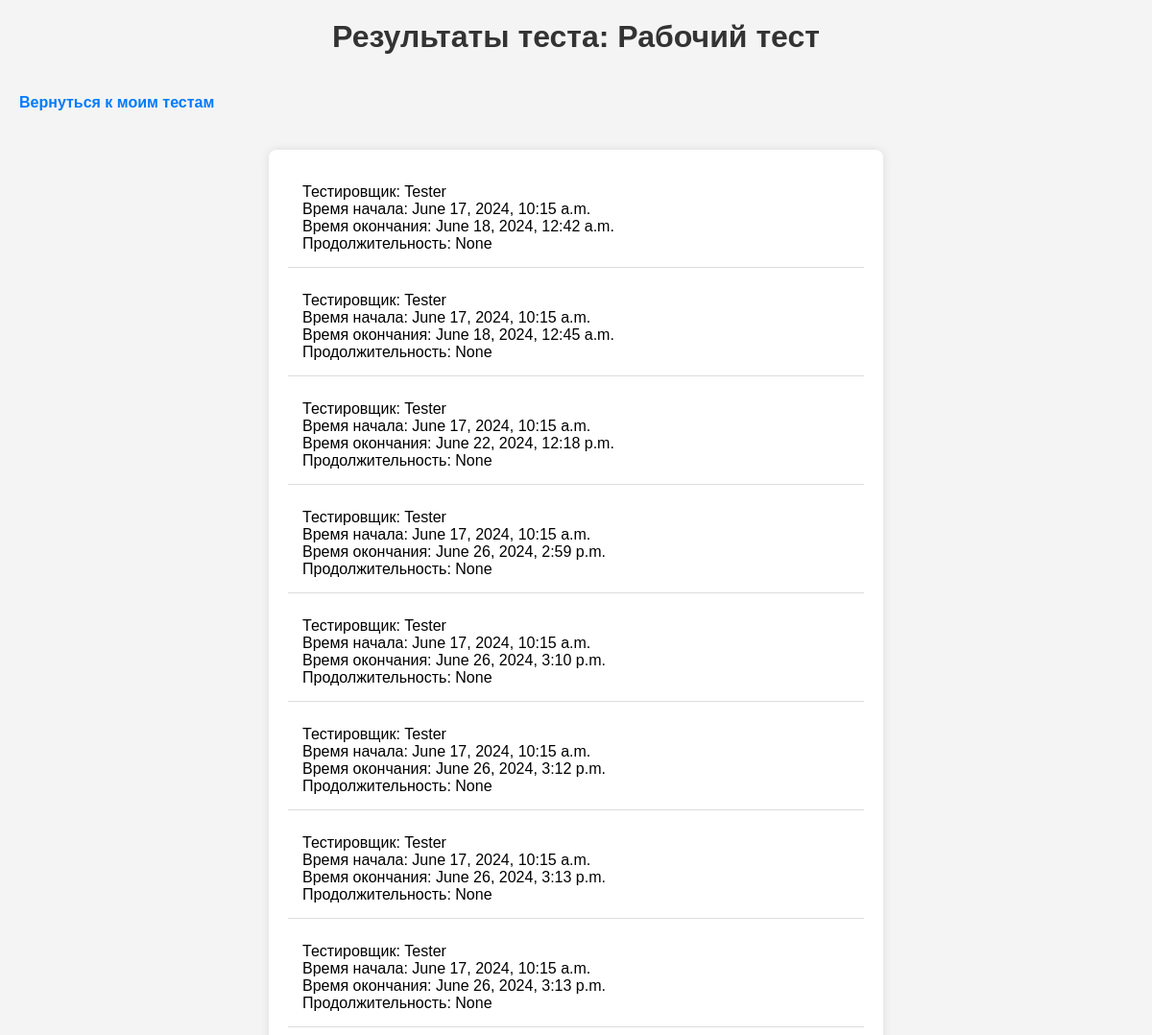
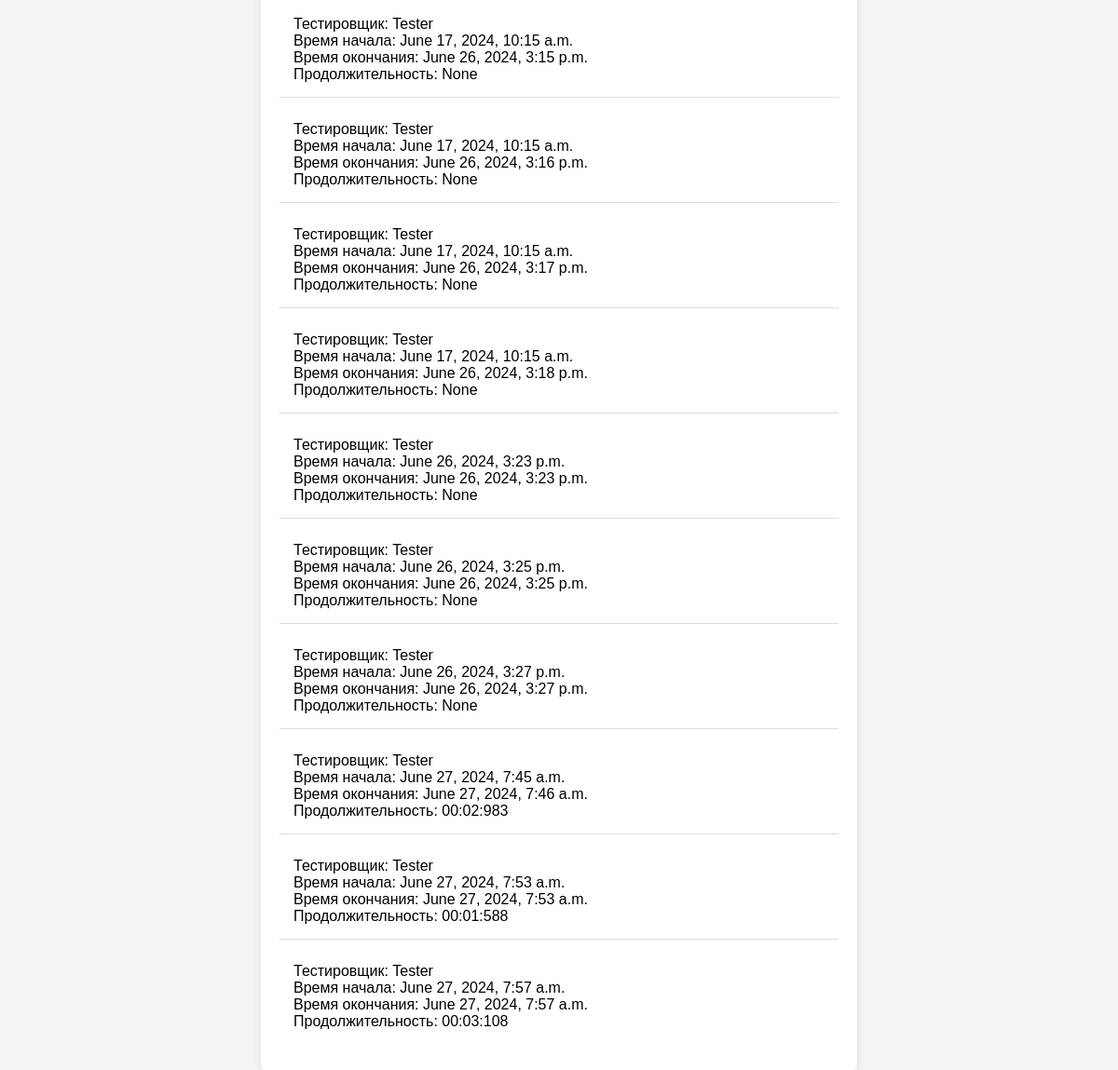
Screenshot of /test_results_detail/?test_id=1 (signed in) with the database file from the repository (2 pictures, top to bottom).
### users/models.py (models this page shows, shortened)
class Test(models.Model):
    user = models.ForeignKey(User, on_delete=models.CASCADE)
    testers = models.ManyToManyField(User, related_name='assigned_tests')
    created_at = models.DateTimeField(auto_now_add=True)
    name = models.CharField(max_length=255, default='Unnamed Test')

class TestResult(models.Model):
    test = models.ForeignKey(Test, on_delete=models.CASCADE, related_name='test_results')
    tester = models.ForeignKey(User, on_delete=models.CASCADE, related_name='test_results')
    start = models.DateTimeField()
    end = models.DateTimeField()
    duration = models.CharField(max_length=12, blank=True, null=True)  # MM:SS:ms

class CustomUser(AbstractUser):
    ROLE_CHOICES = (
        ('author', 'Автор'),
        ('tester', 'Тестировщик'),
    )
    role = models.CharField(max_length=10, choices=ROLE_CHOICES)

### users/views.py (the view)
# urls.py: path('test_results_detail/', views.test_results_detail, name='test_results_detail'),
@login_required
def test_results_detail(request):
    test = get_object_or_404(Test, id=request.GET.get('test_id'))
    if test.user.id == request.user.id:
        test_results = TestResult.objects.filter(test=test)
    else:
        test_results = TestResult.objects.filter(test=test, tester=request.user.id)
    context = {
        'test': test,
        'test_results': test_results
    }
    return render(request, 'tests/test_results_detail.html', context)

### users/templates/tests/test_results_detail.html (shortened to what this page needs)
<!DOCTYPE html>
<html lang="ru">
<head>
    {% load static %}
    <link rel="stylesheet" type="text/css" href="{% static 'styles/tests/test_results_detail.css' %}">
</head>
<body>
    <h1>Результаты теста: {{ test.name }}</h1>
    <a href="{% url 'my_tests' %}">Вернуться к моим тестам</a>
    <ul>
        {% for result in test_results %}
            <li>
                Тестировщик: {{ result.tester.username }} <br>
                Время начала: {{ result.start }} <br>
                Время окончания: {{ result.end }} <br>
                Продолжительность: {{ result.duration }} <br>
            </li>
        {% empty %}
                Тестировщик: Кто-то <br>
                Время начала: 00:00 <br>
                Время окончания: 00:05 <br>
        {% endfor %}
    </ul>
</body>
</html>

### users/static/styles/tests/test_results_detail.css (style rules this page uses)
body { font-family: Arial, sans-serif; background-color: #f4f4f4; margin: 0; padding: 0; }
h1 { color: #333; text-align: center; margin-top: 20px; }
a { display: inline-block; margin: 20px; color: #007BFF; text-decoration: none; font-weight: bold; }
ul { list-style: none; padding: 0; max-width: 600px; margin: 20px auto; background: #fff; padding: 20px; box-shadow: 0 0 10px rgba(0, 0, 0, 0.1); border-radius: 8px; }
li { background: #fff; padding: 15px; margin-bottom: 10px; border-bottom: 1px solid #ddd; }
li:last-child { border-bottom: none; }

### rows the page displays
Test: name "Рабочий тест"
TestResult: tester.username "Tester", start "June 17, 2024, 10:15 a.m.", end "June 18, 2024, 12:42 a.m.", duration "None"
TestResult: tester.username "Tester", start "June 17, 2024, 10:15 a.m.", end "June 18, 2024, 12:45 a.m.", duration "None"
TestResult: tester.username "Tester", start "June 17, 2024, 10:15 a.m.", end "June 22, 2024, 12:18 p.m.", duration "None"
TestResult: tester.username "Tester", start "June 17, 2024, 10:15 a.m.", end "June 26, 2024, 2:59 p.m.", duration "None"
TestResult: tester.username "Tester", start "June 17, 2024, 10:15 a.m.", end "June 26, 2024, 3:10 p.m.", duration "None"
TestResult: tester.username "Tester", start "June 17, 2024, 10:15 a.m.", end "June 26, 2024, 3:12 p.m.", duration "None"
TestResult: tester.username "Tester", start "June 17, 2024, 10:15 a.m.", end "June 26, 2024, 3:13 p.m.", duration "None"
TestResult: tester.username "Tester", start "June 17, 2024, 10:15 a.m.", end "June 26, 2024, 3:13 p.m.", duration "None"
TestResult: tester.username "Tester", start "June 17, 2024, 10:15 a.m.", end "June 26, 2024, 3:15 p.m.", duration "None"
TestResult: tester.username "Tester", start "June 17, 2024, 10:15 a.m.", end "June 26, 2024, 3:16 p.m.", duration "None"
TestResult: tester.username "Tester", start "June 17, 2024, 10:15 a.m.", end "June 26, 2024, 3:17 p.m.", duration "None"
TestResult: tester.username "Tester", start "June 17, 2024, 10:15 a.m.", end "June 26, 2024, 3:18 p.m.", duration "None"
TestResult: tester.username "Tester", start "June 26, 2024, 3:23 p.m.", end "June 26, 2024, 3:23 p.m.", duration "None"
TestResult: tester.username "Tester", start "June 26, 2024, 3:25 p.m.", end "June 26, 2024, 3:25 p.m.", duration "None"
TestResult: tester.username "Tester", start "June 26, 2024, 3:27 p.m.", end "June 26, 2024, 3:27 p.m.", duration "None"
TestResult: tester.username "Tester", start "June 27, 2024, 7:45 a.m.", end "June 27, 2024, 7:46 a.m.", duration "00:02:983"
TestResult: tester.username "Tester", start "June 27, 2024, 7:53 a.m.", end "June 27, 2024, 7:53 a.m.", duration "00:01:588"
TestResult: tester.username "Tester", start "June 27, 2024, 7:57 a.m.", end "June 27, 2024, 7:57 a.m.", duration "00:03:108"
